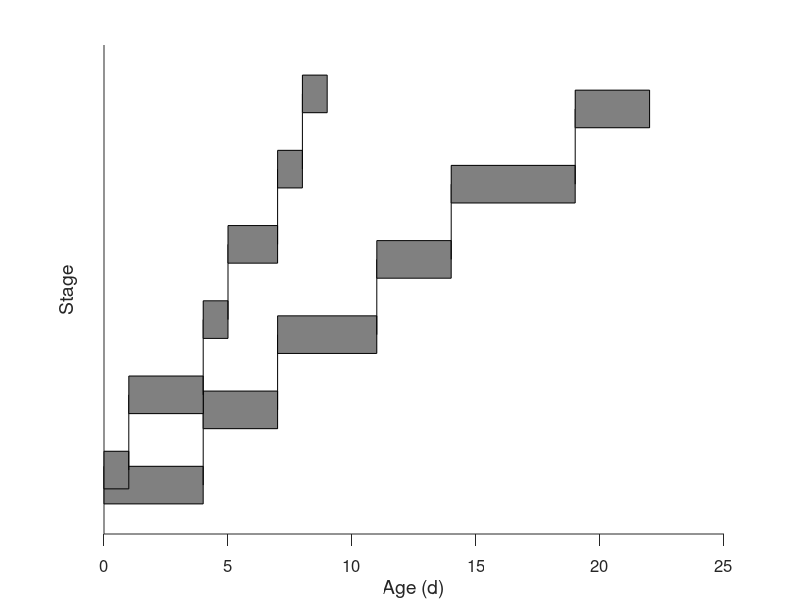

Reproduce this figure in MATLAB.
function instarfig

% Make plots showing insect instars of varying length

% Based on data from Anopheles gambiae (Bayoh & Lindsay 2003)

% Two temps (18 & 32)

% Instars:
Instar = 1:6;

% Times (cumulative):
T18 = [0 4 7 11 14 19 22];
T32 = [0 1 4 5 7 8 9];
T = [T18; T32];

d = 0.5;
Offset = [-0.1 0.1];

% Figure:
figure(1)
clf
set(gcf,'units','cent','position',[10 10 9 9])
hold on

for t = 1:2
   for i = 1:length(Instar)
      patch([T(t,i), T(t,i),T(t,i+1),T(t,i+1)],...
            [Instar(i), Instar(i)+d, Instar(i)+d, Instar(i)]+Offset(t),....
            [0.5 0.5 0.5])
        if i < length(Instar)
      plot([T(t,i+1),T(t,i+1)],...
          [Instar(i)+d/2,Instar(i+1)+d/2]+Offset(t),'k-')
        end
   end 
end

set(gca,'tickdir','out','ticklength',[0.02 0.02],'fontsize',12)
set(gca,'xtick',0:5:30,'ytick',[])
xlabel('Age (d)','fontsize',14)
ylabel('Stage','fontsize',14)
set(gca,'xlim',[0 25],'ylim',[0.5 7])


